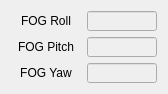
   <widget class="QWidget" name="gridLayoutWidget">
    <property name="geometry">
     <rect>
      <x>10</x>
      <y>350</y>
      <width>148</width>
      <height>81</height>
     </rect>
    </property>
    <property name="font">
     <font>
      <pointsize>9</pointsize>
     </font>
    </property>
    <layout class="QGridLayout" name="gridLayout">
     <item row="0" column="1">
      <widget class="QLineEdit" name="LE_SENSOR_FOG_ROLL">
       <property name="enabled">
        <bool>false</bool>
       </property>
       <property name="minimumSize">
        <size>
         <width>70</width>
         <height>20</height>
        </size>
       </property>
       <property name="maximumSize">
        <size>
         <width>70</width>
         <height>20</height>
        </size>
       </property>
       <property name="font">
        <font>
         <pointsize>9</pointsize>
        </font>
       </property>
       <property name="alignment">
        <set>Qt::AlignRight|Qt::AlignTrailing|Qt::AlignVCenter</set>
       </property>
       <property name="readOnly">
        <bool>true</bool>
       </property>
      </widget>
     </item>
     <item row="0" column="0">
      <widget class="QLabel" name="label_59">
       <property name="minimumSize">
        <size>
         <width>70</width>
         <height>20</height>
        </size>
       </property>
       <property name="maximumSize">
        <size>
         <width>70</width>
         <height>20</height>
        </size>
       </property>
       <property name="font">
        <font>
         <pointsize>9</pointsize>
        </font>
       </property>
       <property name="text">
        <string>FOG Roll</string>
       </property>
       <property name="alignment">
        <set>Qt::AlignCenter</set>
       </property>
      </widget>
     </item>
     <item row="1" column="0">
      <widget class="QLabel" name="label_40">
       <property name="minimumSize">
        <size>
         <width>70</width>
         <height>20</height>
        </size>
       </property>
       <property name="maximumSize">
        <size>
         <width>70</width>
         <height>20</height>
        </size>
       </property>
       <property name="font">
        <font>
         <pointsize>9</pointsize>
        </font>
       </property>
       <property name="text">
        <string>FOG Pitch</string>
       </property>
       <property name="alignment">
        <set>Qt::AlignCenter</set>
       </property>
      </widget>
     </item>
     <item row="1" column="1">
      <widget class="QLineEdit" name="LE_SENSOR_FOG_PITCH">
       <property name="enabled">
        <bool>false</bool>
       </property>
       <property name="minimumSize">
        <size>
         <width>70</width>
         <height>20</height>
        </size>
       </property>
       <property name="maximumSize">
        <size>
         <width>70</width>
         <height>20</height>
        </size>
       </property>
       <property name="font">
        <font>
         <pointsize>9</pointsize>
        </font>
       </property>
       <property name="alignment">
        <set>Qt::AlignRight|Qt::AlignTrailing|Qt::AlignVCenter</set>
       </property>
       <property name="readOnly">
        <bool>true</bool>
       </property>
      </widget>
     </item>
     <item row="2" column="1">
      <widget class="QLineEdit" name="LE_SENSOR_FOG_YAW">
       <property name="enabled">
        <bool>false</bool>
       </property>
       <property name="minimumSize">
        <size>
         <width>70</width>
         <height>20</height>
        </size>
       </property>
       <property name="maximumSize">
        <size>
         <width>70</width>
         <height>20</height>
        </size>
       </property>
       <property name="font">
        <font>
         <pointsize>9</pointsize>
        </font>
       </property>
       <property name="alignment">
        <set>Qt::AlignRight|Qt::AlignTrailing|Qt::AlignVCenter</set>
       </property>
       <property name="readOnly">
        <bool>true</bool>
       </property>
      </widget>
     </item>
     <item row="2" column="0">
      <widget class="QLabel" name="label_41">
       <property name="minimumSize">
        <size>
         <width>70</width>
         <height>20</height>
        </size>
       </property>
       <property name="maximumSize">
        <size>
         <width>70</width>
         <height>20</height>
        </size>
       </property>
       <property name="font">
        <font>
         <pointsize>9</pointsize>
        </font>
       </property>
       <property name="text">
        <string>FOG Yaw</string>
       </property>
       <property name="alignment">
        <set>Qt::AlignCenter</set>
       </property>
      </widget>
     </item>
    </layout>
   </widget>
